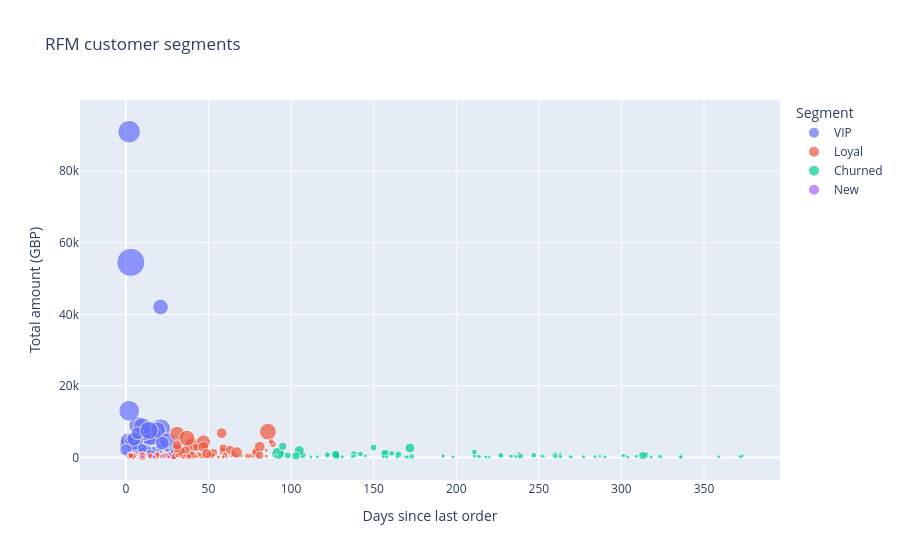

The notebook cell this image was saved under:
### Markdown cell above
## 3. Plotly RFM 시각화

색은 세그먼트, 점 크기는 구매 횟수이다. 마우스로 고객 ID를 확인하고 범례로 그룹을 선택할 수 있다. HTML에 Plotly 실행 코드를 포함하여 인터넷 없이 열 수 있다.

### Code cell
retail = BonusDataAnalyzer(ROOT / 'data/orders.csv', ROOT / 'data/images.npy')
retail.load_data()
rfm = retail.segment_customers(retail.calculate_rfm())
figure = retail.plot_rfm(rfm, currency='GBP')
figure.write_html(ROOT / 'reports/rfm_interactive.html', include_plotlyjs=True, full_html=True)
figure.show()
